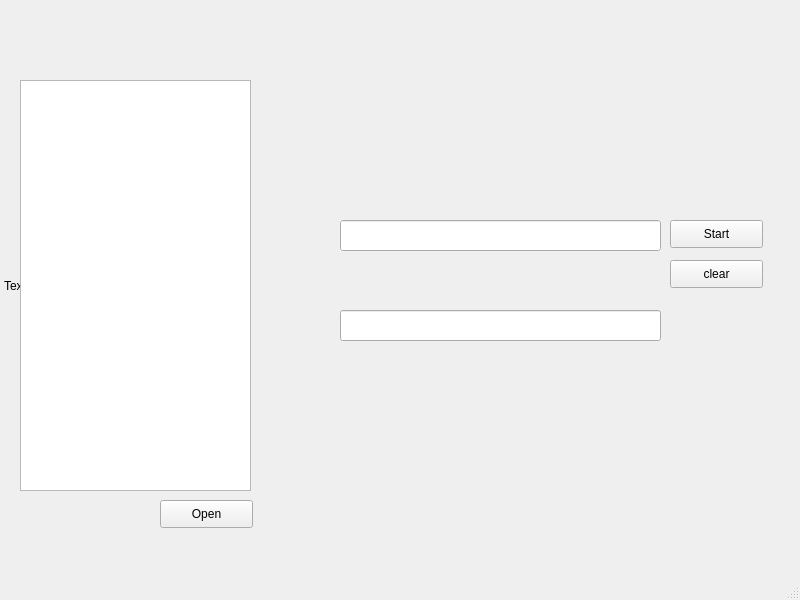
<?xml version="1.0" encoding="UTF-8"?>
<ui version="4.0">
 <class>MainWindow</class>
 <widget class="QMainWindow" name="MainWindow">
  <property name="geometry">
   <rect>
    <x>0</x>
    <y>0</y>
    <width>800</width>
    <height>600</height>
   </rect>
  </property>
  <property name="windowTitle">
   <string>MainWindow</string>
  </property>
  <widget class="QWidget" name="centralwidget">
   <widget class="QPushButton" name="pushButton">
    <property name="geometry">
     <rect>
      <x>160</x>
      <y>500</y>
      <width>93</width>
      <height>28</height>
     </rect>
    </property>
    <property name="text">
     <string>Open</string>
    </property>
   </widget>
   <widget class="QTextEdit" name="textEdit">
    <property name="geometry">
     <rect>
      <x>20</x>
      <y>80</y>
      <width>231</width>
      <height>411</height>
     </rect>
    </property>
    <property name="font">
     <font>
      <family>Century Gothic</family>
      <pointsize>14</pointsize>
     </font>
    </property>
   </widget>
   <widget class="QLineEdit" name="lineEdit">
    <property name="geometry">
     <rect>
      <x>340</x>
      <y>220</y>
      <width>321</width>
      <height>31</height>
     </rect>
    </property>
    <property name="font">
     <font>
      <family>Century Gothic</family>
      <pointsize>10</pointsize>
     </font>
    </property>
    <property name="autoFillBackground">
     <bool>true</bool>
    </property>
   </widget>
   <widget class="QLineEdit" name="lineEdit_2">
    <property name="geometry">
     <rect>
      <x>340</x>
      <y>310</y>
      <width>321</width>
      <height>31</height>
     </rect>
    </property>
    <property name="font">
     <font>
      <family>Century Gothic</family>
      <pointsize>10</pointsize>
     </font>
    </property>
   </widget>
   <widget class="QPushButton" name="pushButton_2">
    <property name="geometry">
     <rect>
      <x>670</x>
      <y>220</y>
      <width>93</width>
      <height>28</height>
     </rect>
    </property>
    <property name="text">
     <string>Start</string>
    </property>
   </widget>
   <widget class="QPushButton" name="pushButton_3">
    <property name="geometry">
     <rect>
      <x>670</x>
      <y>260</y>
      <width>93</width>
      <height>28</height>
     </rect>
    </property>
    <property name="text">
     <string>clear</string>
    </property>
   </widget>
   <widget class="QLabel" name="pic">
    <property name="geometry">
     <rect>
      <x>4</x>
      <y>5</y>
      <width>791</width>
      <height>561</height>
     </rect>
    </property>
    <property name="text">
     <string>TextLabel</string>
    </property>
   </widget>
   <zorder>pic</zorder>
   <zorder>pushButton_3</zorder>
   <zorder>pushButton_2</zorder>
   <zorder>textEdit</zorder>
   <zorder>lineEdit_2</zorder>
   <zorder>pushButton</zorder>
   <zorder>lineEdit</zorder>
  </widget>
  <widget class="QMenuBar" name="menubar">
   <property name="geometry">
    <rect>
     <x>0</x>
     <y>0</y>
     <width>800</width>
     <height>26</height>
    </rect>
   </property>
  </widget>
  <widget class="QStatusBar" name="statusbar"/>
 </widget>
 <resources/>
 <connections/>
</ui>
